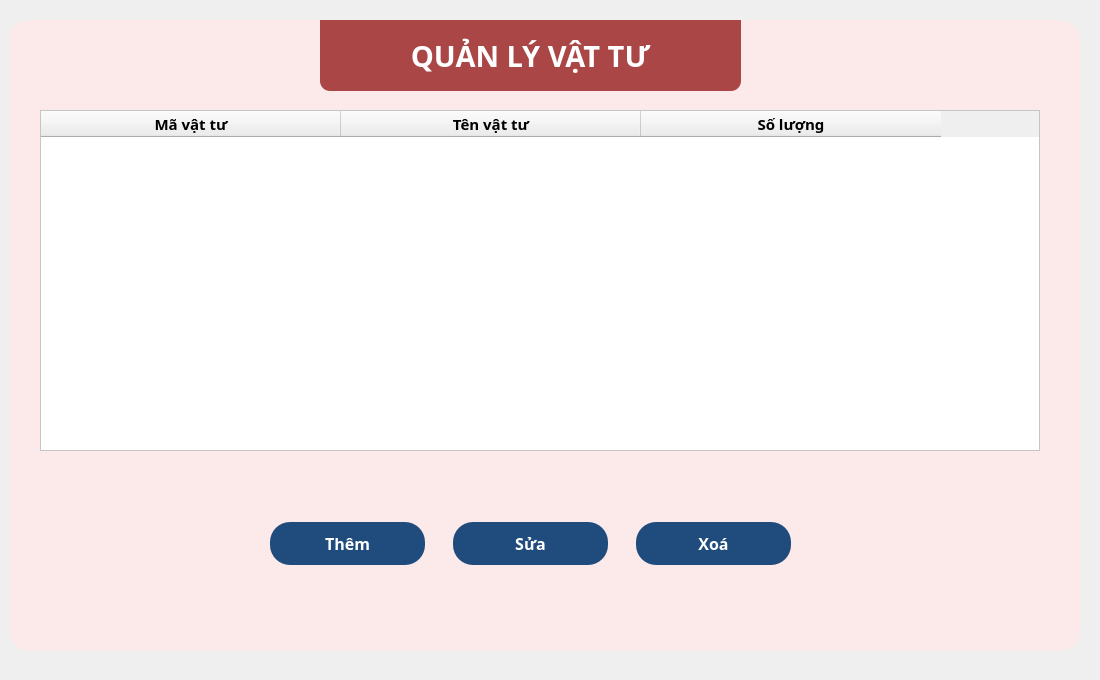
     <widget class="QWidget" name="vat_tu_page">
      <property name="styleSheet">
       <string notr="true">QPushButton{
	padding: 10 0 10 0;
	border-radius: 20;
	color: rgb(255, 255, 255);
	background-color: rgb(31, 76, 124);
}
QPushButton:hover{
	background-color: rgb(46, 123, 175);
}
QPushButton:pressed{
	background-color: rgb(10, 158, 69);
}</string>
      </property>
      <widget class="QTableWidget" name="ds_vattu_tablewidget">
       <property name="geometry">
        <rect>
         <x>40</x>
         <y>110</y>
         <width>1000</width>
         <height>341</height>
        </rect>
       </property>
       <property name="minimumSize">
        <size>
         <width>1000</width>
         <height>0</height>
        </size>
       </property>
       <property name="maximumSize">
        <size>
         <width>1000</width>
         <height>16777215</height>
        </size>
       </property>
       <property name="baseSize">
        <size>
         <width>600</width>
         <height>0</height>
        </size>
       </property>
       <property name="font">
        <font>
         <family>Noto Sans</family>
         <italic>false</italic>
        </font>
       </property>
       <property name="styleSheet">
        <string notr="true">QTableWidget{
background-color: rgb(255, 255, 255);
}</string>
       </property>
       <property name="alternatingRowColors">
        <bool>true</bool>
       </property>
       <property name="textElideMode">
        <enum>Qt::ElideMiddle</enum>
       </property>
       <attribute name="horizontalHeaderDefaultSectionSize">
        <number>300</number>
       </attribute>
       <attribute name="horizontalHeaderHighlightSections">
        <bool>true</bool>
       </attribute>
       <attribute name="horizontalHeaderMinimumSectionSize">
        <number>100</number>
       </attribute>
       <attribute name="verticalHeaderDefaultSectionSize">
        <number>30</number>
       </attribute>
       <attribute name="verticalHeaderMinimumSectionSize">
        <number>30</number>
       </attribute>
       <column>
        <property name="text">
         <string>Mã vật tư</string>
        </property>
        <property name="font">
         <font>
          <family>Noto Sans</family>
          <pointsize>11</pointsize>
          <weight>75</weight>
          <italic>false</italic>
          <bold>true</bold>
         </font>
        </property>
        <property name="textAlignment">
         <set>AlignCenter</set>
        </property>
       </column>
       <column>
        <property name="text">
         <string>Tên vật tư</string>
        </property>
        <property name="font">
         <font>
          <family>Noto Sans</family>
          <pointsize>11</pointsize>
          <weight>75</weight>
          <italic>false</italic>
          <bold>true</bold>
         </font>
        </property>
        <property name="textAlignment">
         <set>AlignCenter</set>
        </property>
       </column>
       <column>
        <property name="text">
         <string>Số lượng</string>
        </property>
        <property name="font">
         <font>
          <family>Noto Sans</family>
          <pointsize>11</pointsize>
          <weight>75</weight>
          <bold>true</bold>
         </font>
        </property>
        <property name="textAlignment">
         <set>AlignCenter</set>
        </property>
       </column>
      </widget>
      <widget class="QWidget" name="widget_12" native="true">
       <property name="geometry">
        <rect>
         <x>0</x>
         <y>0</y>
         <width>1091</width>
         <height>671</height>
        </rect>
       </property>
       <property name="styleSheet">
        <string notr="true">border-image: url(:/img/Barbershop/background.png);</string>
       </property>
      </widget>
      <widget class="QLabel" name="label_18">
       <property name="geometry">
        <rect>
         <x>320</x>
         <y>20</y>
         <width>421</width>
         <height>71</height>
        </rect>
       </property>
       <property name="font">
        <font>
         <family>Noto Sans</family>
         <pointsize>22</pointsize>
         <weight>75</weight>
         <bold>true</bold>
        </font>
       </property>
       <property name="styleSheet">
        <string notr="true">color: rgb(255, 255, 255);
background-color: rgba(136, 0, 0, 70%);
border-radius: 0px;
border-bottom-left-radius: 10px;
border-bottom-right-radius: 10px;</string>
       </property>
       <property name="text">
        <string>QUẢN LÝ VẬT TƯ</string>
       </property>
       <property name="alignment">
        <set>Qt::AlignCenter</set>
       </property>
      </widget>
      <widget class="QWidget" name="widget_11" native="true">
       <property name="geometry">
        <rect>
         <x>9</x>
         <y>20</y>
         <width>1071</width>
         <height>631</height>
        </rect>
       </property>
       <property name="styleSheet">
        <string notr="true">background-color: rgba(255, 233, 234, 83%);
border-radius: 20px;</string>
       </property>
      </widget>
      <widget class="QWidget" name="layoutWidget_7">
       <property name="geometry">
        <rect>
         <x>260</x>
         <y>510</y>
         <width>541</width>
         <height>67</height>
        </rect>
       </property>
       <layout class="QHBoxLayout" name="horizontalLayout_6">
        <property name="spacing">
         <number>28</number>
        </property>
        <property name="leftMargin">
         <number>10</number>
        </property>
        <property name="topMargin">
         <number>10</number>
        </property>
        <property name="rightMargin">
         <number>10</number>
        </property>
        <property name="bottomMargin">
         <number>10</number>
        </property>
        <item>
         <widget class="QPushButton" name="them_vattu_btn">
          <property name="minimumSize">
           <size>
            <width>0</width>
            <height>0</height>
           </size>
          </property>
          <property name="font">
           <font>
            <family>Noto Sans</family>
            <pointsize>12</pointsize>
            <weight>75</weight>
            <bold>true</bold>
           </font>
          </property>
          <property name="styleSheet">
           <string notr="true"/>
          </property>
          <property name="text">
           <string>Thêm</string>
          </property>
         </widget>
        </item>
        <item>
         <widget class="QPushButton" name="sua_vattu_btn">
          <property name="minimumSize">
           <size>
            <width>0</width>
            <height>0</height>
           </size>
          </property>
          <property name="font">
           <font>
            <family>Noto Sans</family>
            <pointsize>12</pointsize>
            <weight>75</weight>
            <bold>true</bold>
           </font>
          </property>
          <property name="styleSheet">
           <string notr="true"/>
          </property>
          <property name="text">
           <string>Sửa</string>
          </property>
         </widget>
        </item>
        <item>
         <widget class="QPushButton" name="xoa_vattu_btn">
          <property name="minimumSize">
           <size>
            <width>0</width>
            <height>0</height>
           </size>
          </property>
          <property name="font">
           <font>
            <family>Noto Sans</family>
            <pointsize>12</pointsize>
            <weight>75</weight>
            <bold>true</bold>
           </font>
          </property>
          <property name="styleSheet">
           <string notr="true"/>
          </property>
          <property name="text">
           <string>Xoá</string>
          </property>
         </widget>
        </item>
       </layout>
      </widget>
      <zorder>widget_12</zorder>
      <zorder>widget_11</zorder>
      <zorder>ds_vattu_tablewidget</zorder>
      <zorder>label_18</zorder>
      <zorder>layoutWidget_7</zorder>
     </widget>
